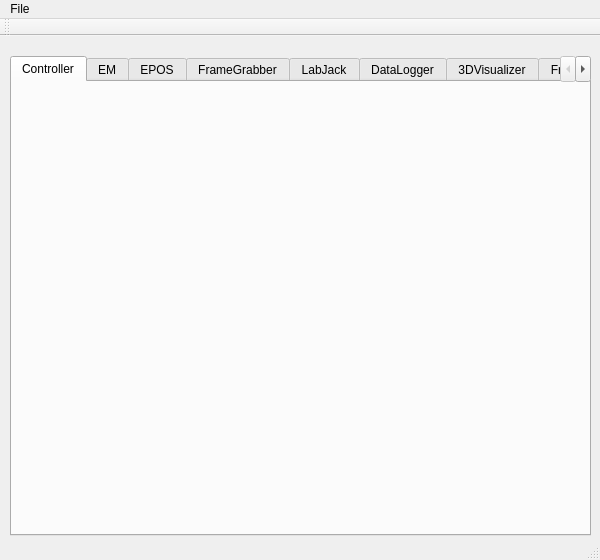
<?xml version="1.0" encoding="UTF-8"?>
<ui version="4.0">
 <class>ICEbot_GUI</class>
 <widget class="QMainWindow" name="ICEbot_GUI">
  <property name="geometry">
   <rect>
    <x>0</x>
    <y>0</y>
    <width>600</width>
    <height>560</height>
   </rect>
  </property>
  <property name="windowTitle">
   <string>ICEbot_GUI</string>
  </property>
  <widget class="QWidget" name="centralWidget">
   <widget class="QTabWidget" name="tabWidget">
    <property name="geometry">
     <rect>
      <x>10</x>
      <y>20</y>
      <width>581</width>
      <height>480</height>
     </rect>
    </property>
    <property name="currentIndex">
     <number>0</number>
    </property>
    <widget class="QWidget" name="controlTab">
     <attribute name="title">
      <string>Controller</string>
     </attribute>
     <widget class="ControllerWidget" name="widget" native="true">
      <property name="geometry">
       <rect>
        <x>20</x>
        <y>20</y>
        <width>500</width>
        <height>420</height>
       </rect>
      </property>
     </widget>
    </widget>
    <widget class="QWidget" name="emTab">
     <attribute name="title">
      <string>EM</string>
     </attribute>
     <widget class="AscensionWidget" name="emWidget" native="true">
      <property name="geometry">
       <rect>
        <x>20</x>
        <y>20</y>
        <width>500</width>
        <height>420</height>
       </rect>
      </property>
     </widget>
    </widget>
    <widget class="QWidget" name="eposTab">
     <attribute name="title">
      <string>EPOS</string>
     </attribute>
     <widget class="EPOS2Widget" name="eposWidget" native="true">
      <property name="geometry">
       <rect>
        <x>20</x>
        <y>20</y>
        <width>500</width>
        <height>420</height>
       </rect>
      </property>
     </widget>
    </widget>
    <widget class="QWidget" name="frmgrabTab">
     <attribute name="title">
      <string>FrameGrabber</string>
     </attribute>
     <widget class="FrmGrabWidget" name="frmGrabWidget" native="true">
      <property name="geometry">
       <rect>
        <x>20</x>
        <y>20</y>
        <width>500</width>
        <height>420</height>
       </rect>
      </property>
     </widget>
    </widget>
    <widget class="QWidget" name="labjackTab">
     <attribute name="title">
      <string>LabJack</string>
     </attribute>
     <widget class="LabJackWidget" name="labjackWidget" native="true">
      <property name="geometry">
       <rect>
        <x>20</x>
        <y>20</y>
        <width>500</width>
        <height>420</height>
       </rect>
      </property>
     </widget>
    </widget>
    <widget class="QWidget" name="dataLoggerTab">
     <attribute name="title">
      <string>DataLogger</string>
     </attribute>
     <widget class="DataLoggerWidget" name="dataLogWidget" native="true">
      <property name="geometry">
       <rect>
        <x>20</x>
        <y>20</y>
        <width>500</width>
        <height>420</height>
       </rect>
      </property>
     </widget>
    </widget>
    <widget class="QWidget" name="sceneVizTab">
     <attribute name="title">
      <string>3DVisualizer</string>
     </attribute>
     <widget class="SceneVizWidget" name="sceneVizWidget" native="true">
      <property name="geometry">
       <rect>
        <x>20</x>
        <y>20</y>
        <width>500</width>
        <height>420</height>
       </rect>
      </property>
     </widget>
    </widget>
    <widget class="QWidget" name="frameClientTab">
     <attribute name="title">
      <string>FrameClient</string>
     </attribute>
     <widget class="FrameClientWidget" name="frameClientWidget" native="true">
      <property name="geometry">
       <rect>
        <x>20</x>
        <y>20</y>
        <width>500</width>
        <height>420</height>
       </rect>
      </property>
     </widget>
    </widget>
   </widget>
  </widget>
  <widget class="QMenuBar" name="menuBar">
   <property name="geometry">
    <rect>
     <x>0</x>
     <y>0</y>
     <width>600</width>
     <height>20</height>
    </rect>
   </property>
   <widget class="QMenu" name="menuFile">
    <property name="title">
     <string>File</string>
    </property>
    <addaction name="actionExit"/>
   </widget>
   <addaction name="menuFile"/>
  </widget>
  <widget class="QToolBar" name="mainToolBar">
   <attribute name="toolBarArea">
    <enum>TopToolBarArea</enum>
   </attribute>
   <attribute name="toolBarBreak">
    <bool>false</bool>
   </attribute>
  </widget>
  <widget class="QStatusBar" name="statusBar"/>
  <action name="actionExit">
   <property name="text">
    <string>Exit</string>
   </property>
   <property name="toolTip">
    <string>Exit GUI</string>
   </property>
   <property name="shortcut">
    <string>Ctrl+Q</string>
   </property>
  </action>
 </widget>
 <layoutdefault spacing="6" margin="11"/>
 <customwidgets>
  <customwidget>
   <class>AscensionWidget</class>
   <extends>QWidget</extends>
   <header>ascensionwidget.h</header>
   <container>1</container>
  </customwidget>
  <customwidget>
   <class>DataLoggerWidget</class>
   <extends>QWidget</extends>
   <header>dataloggerwidget.h</header>
   <container>1</container>
  </customwidget>
  <customwidget>
   <class>LabJackWidget</class>
   <extends>QWidget</extends>
   <header>labjackwidget.h</header>
   <container>1</container>
  </customwidget>
  <customwidget>
   <class>FrmGrabWidget</class>
   <extends>QWidget</extends>
   <header>frmgrabwidget.h</header>
   <container>1</container>
  </customwidget>
  <customwidget>
   <class>EPOS2Widget</class>
   <extends>QWidget</extends>
   <header>epos2widget.h</header>
   <container>1</container>
  </customwidget>
  <customwidget>
   <class>SceneVizWidget</class>
   <extends>QWidget</extends>
   <header>scenevizwidget.h</header>
   <container>1</container>
  </customwidget>
  <customwidget>
   <class>FrameClientWidget</class>
   <extends>QWidget</extends>
   <header>frameclientwidget.h</header>
   <container>1</container>
  </customwidget>
  <customwidget>
   <class>ControllerWidget</class>
   <extends>QWidget</extends>
   <header>ControllerWidget/controllerwidget.h</header>
   <container>1</container>
  </customwidget>
 </customwidgets>
 <resources/>
 <connections>
  <connection>
   <sender>actionExit</sender>
   <signal>triggered()</signal>
   <receiver>ICEbot_GUI</receiver>
   <slot>close()</slot>
   <hints>
    <hint type="sourcelabel">
     <x>-1</x>
     <y>-1</y>
    </hint>
    <hint type="destinationlabel">
     <x>199</x>
     <y>149</y>
    </hint>
   </hints>
  </connection>
 </connections>
</ui>
